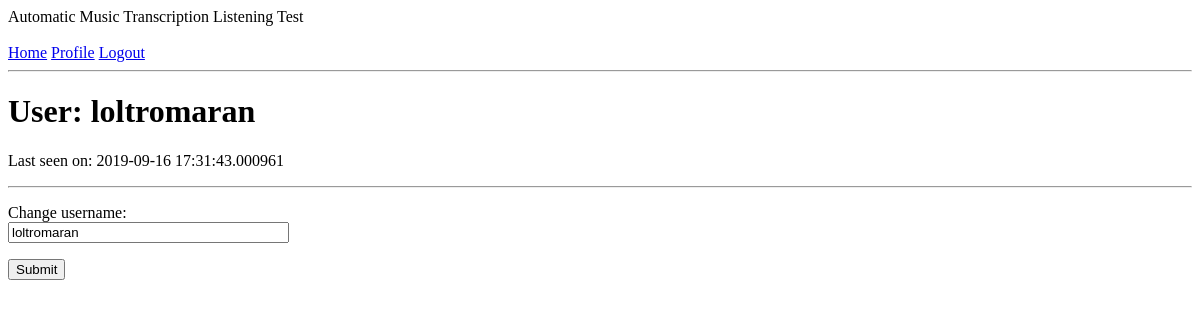
Page /user/loltromaran (signed in) on the earlier database version.
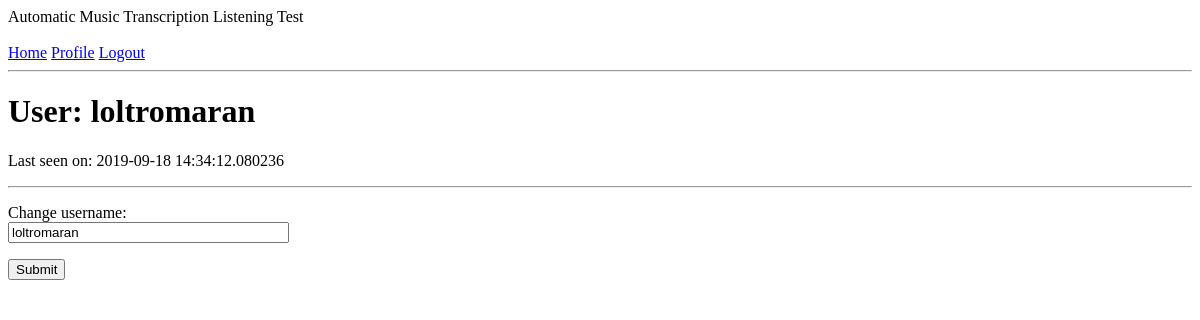
Same page on the later database version.
### app/models.py (models this page shows, shortened)
class User(UserMixin,db.Model):
    id = db.Column(db.Integer, primary_key=True)
    username = db.Column(db.String(64), index=True, unique=True)
    last_seen = db.Column(db.DateTime, default=datetime.utcnow)
    answers = db.relationship('Answer',
                            backref='user',
                            lazy='dynamic')

### app/routes.py (the view)
@app.route('/user/<username>',methods=['GET','POST'])
@login_required
def user(username):
    user = User.query.filter_by(username=username).first_or_404()
    form = EditProfileForm(current_user.username)
    if form.validate_on_submit():
        current_user.username = form.username.data
        db.session.commit()
        flash('Your changes have been saved.')
        return redirect(url_for('user',username=username))
    elif request.method == 'GET':
        form.username.data = current_user.username
    return render_template('user.html', user=user, form=form)

### app/forms.py (shortened to what this page needs)
class EditProfileForm(FlaskForm):
    username = StringField('Username', validators=[DataRequired()])
    submit = SubmitField('Submit')
    def __init__(self, original_username, *args, **kwargs):
        super(EditProfileForm, self).__init__(*args, **kwargs)
        self.original_username = original_username

### app/models.py (called while the page is built)
@login.user_loader
def load_user(id):
    return User.query.get(int(id))

### app/routes.py (called while the page is built)
@app.before_request
def before_request():
    if current_user.is_authenticated:
        current_user.last_seen = datetime.utcnow()
        db.session.commit()

### app/templates/user.html (shortened to what this page needs)
<!DOCTYPE html>
{% extends "base.html" %}
{% block content %}
    <h1>User: {{ user.username }}</h1>
    {% if user.last_seen %}<p>Last seen on: {{ user.last_seen }}</p>{% endif %}
    <hr>
    {% if user == current_user %}
    <form action="" method="post">
        <p>
            Change username:<br>
            {{ form.username(size=32) }}<br>
        </p>
        <p>{{ form.submit() }}</p>
    </form>
    {% endif %}
{% endblock %}

### app/templates/base.html (shortened to what this page needs)
<!DOCTYPE html>
<html>
    <head>
    </head>
    <body>
        <div>Automatic Music Transcription Listening Test</div><br>
        <a href="{{ url_for('index') }}">Home</a>
        {% if current_user.is_anonymous %}
        <a href="{{ url_for('login') }}">Log In</a>
        <a href="{{ url_for('login') }}">Sign In</a>
        {% else %}
        <a href="{{ url_for('user', username=current_user.username) }}">Profile</a>
        <a href="{{ url_for('logout') }}">Logout</a>
        {% endif %}
        <hr>
        {% block content %}{% endblock %}
    </body>
</html>

Differences in the rows shown:
changed User "loltromaran": last_seen "2019-09-16 17:31:43.000961" → "2019-09-18 14:34:12.080236"
